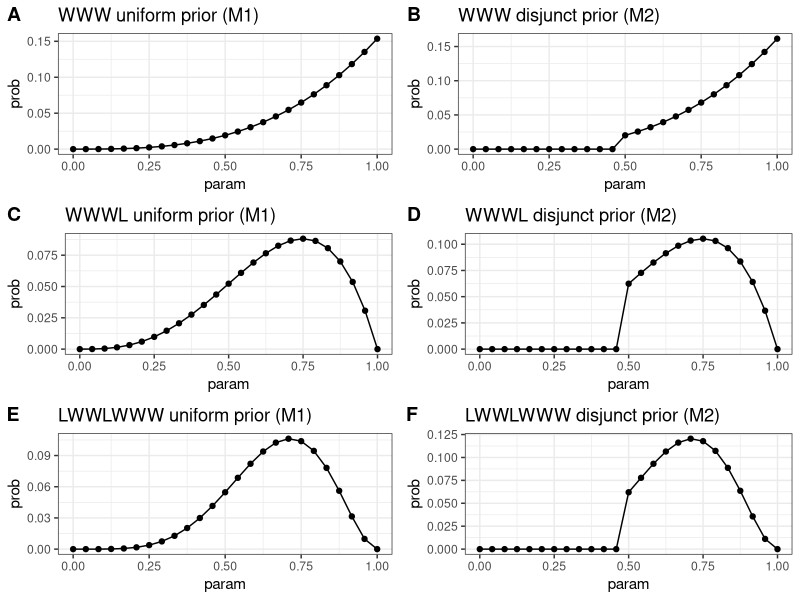

Recreate this plot in R.
## ---- chunk 1
knitr::opts_chunk$set(echo = TRUE, message = FALSE, warning = FALSE, tidy='styler', tidy.opts=list(strict=TRUE), fig.width = 15, fig.height = 8)
options(width = 200)
## ---- chunk 2
rm(list=ls())
library(ggplot2)
library(cowplot)
## ---- chunk 3
# Register the data we observed
data1 <- c('W','W', 'W')
data2 <- c('W','W', 'W', 'L')
data3 <- c('L','W', 'W', 'L', 'W', 'W', 'W')
data_ls <- list(data1, data2, data3)
names(data_ls) <- c(paste(data1, collapse = ""), paste(data2, collapse = ""), paste(data3, collapse = ""))

# Define grid to sample
p_grid <- seq(0, 1, length.out = 25)
ng <- length(p_grid)

# Register the priors
priors_ls <- list(NA, NA)
names(priors_ls) <- c("uniform prior (M1)", "disjunct prior (M2)")
priors_ls[[1]] <- rep(1, ng) 
priors_ls[[2]] <- ifelse(p_grid<0.5, 0, 1)

# Generate a list within which to store plots for later output all together
plot_ls <- as.list(rep(NA, length(data_ls)*length(priors_ls)))
counter <- 1

# Calculate Posteriors
for(i in 1:length(data_ls)){ # loop over data sets
  data <- data_ls[[i]] # extract data from list
  n <- length(data) # number of observations
  w <- sum(data=='W') # number of observed water
  for(k in 1:length(priors_ls)){ # loop over priors
    prior <- priors_ls[[k]] # extract prior
    likelihood <- dbinom(w, n, p_grid) # calculate likelihood of water in grid
    posterior <- likelihood * prior # compute posterior
    posterior <- posterior / sum(posterior) # standardise posterior
    # save data to data frame for ggplot
    df <- data.frame(param=p_grid,
                     prob=posterior,
                     ptype=rep('posterior',ng)
                     )
    # ggplotting to plot list
    plot_ls[[counter]] <- ggplot(df, aes(x=param, y=prob)) +
      geom_line() + geom_point() + theme_bw() + 
      labs(title = paste(names(data_ls)[i], names(priors_ls)[k], sep =" "))
    counter <- counter + 1
  } # end of priors loop
} # end of data set loop
plot_grid(plotlist = plot_ls, ncol = 2, labels = "AUTO")
## ---- chunk 4
(p_e_l <- (1-0.7)*0.5 / ((1-0.7)*0.5 + 1.*0.5))
## ---- chunk 5
bb.ways <- 2
wb.ways <- 1
ww.ways <- 0
likelihood <- c(bb.ways, wb.ways, ww.ways)
prior <- c(1,1,1)
posterior <- prior * likelihood
posterior <- posterior/sum(posterior)
posterior[1] == 2/3
## ---- chunk 6
bb.ways <- 2
wb.ways <- 1
ww.ways <- 0
likelihood <- c(bb.ways, wb.ways, ww.ways)
prior <- c(2,1,1)
posterior <- prior * likelihood
posterior <- posterior/sum(posterior)
posterior[1] == 4/5
## ---- chunk 7
bb.ways <- 2
wb.ways <- 1
ww.ways <- 0
likelihood <- c(bb.ways, wb.ways, ww.ways)
prior <- c(1,2,3)
posterior <- prior * likelihood
posterior <- posterior/sum(posterior)
posterior[1] == 0.5
## ---- chunk 8
card.bb.likelihood <- 2*3 # bb pulled first (either side), next card is ww (either side) or wb (white-side up)
card.wb.likelihood <- 1*2 # wb pulled black side up, next card is ww (either side)
card.ww.likelihood <- 0
likelihood <- c(card.bb.likelihood, card.wb.likelihood, card.ww.likelihood)
prior <- c(1,1,1)
posterior <- prior * likelihood
posterior <- posterior/sum(posterior)
posterior[1] == 0.75
## ---- chunk 9
p_twins_A <- 0.1
p_twins_B <- 0.2
likelihood <- c(p_twins_A, p_twins_B)
prior <- c(1, 1)
posterior <- prior * likelihood
posterior <- posterior/sum(posterior)
sum(posterior*likelihood) == 1/6
## ---- chunk 10
p_twins_A <- 0.1
p_twins_B <- 0.2
likelihood <- c(p_twins_A, p_twins_B)
prior <- c(1, 1)
posterior <- prior * likelihood
posterior <- posterior/sum(posterior)
posterior[1] #0.33
## ---- chunk 11
## TWO STEPS WITH UPDATING
p_twins_A <- 0.1
p_twins_B <- 0.2
# first Bayesian update
likelihood_twins <- c(p_twins_A, p_twins_B)
prior <- c(1, 1)
posterior <- prior * likelihood_twins
posterior <- posterior/sum(posterior)
# second Bayesian update
likelihood_single <- c(1-p_twins_A, 1-p_twins_B)
prior <- posterior
posterior <- prior * likelihood_single
posterior <- posterior/sum(posterior)
posterior[1] == 0.36

## IN ONE STEP
p_twins_A <- 0.1
p_twins_B <- 0.2
# likelihood of two events (p(twins_step1 & single_step2|species=X))
likelihood_twins_single <- c(p_twins_A*(1-p_twins_A), 
                             p_twins_B*(1-p_twins_B))
prior <- c(1, 1)
posterior <- prior * likelihood_twins_single
posterior <- posterior/sum(posterior)
posterior[1] == 0.36
## ---- chunk 12
# WITHOUT BIRTH-INFORMATION
likelihood_test <- c(0.8, 0.35)
prior <- c(1, 1)
posterior_vet <- prior * likelihood_test
posterior_vet <- posterior_vet/sum(posterior_vet)
posterior_vet[1]
# WITH BIRT-INFORMATION
p_twins_A <- 0.1
p_twins_B <- 0.2
# likelihood of two events (p(twins_step1 & single_step2|species=X))
likelihood_twins_single <- c(p_twins_A*(1-p_twins_A), 
                             p_twins_B*(1-p_twins_B))
prior <- posterior_vet
posterior <- prior * likelihood_twins_single
posterior <- posterior/sum(posterior)
posterior[1]
## ---- chunk 13
sessionInfo()
